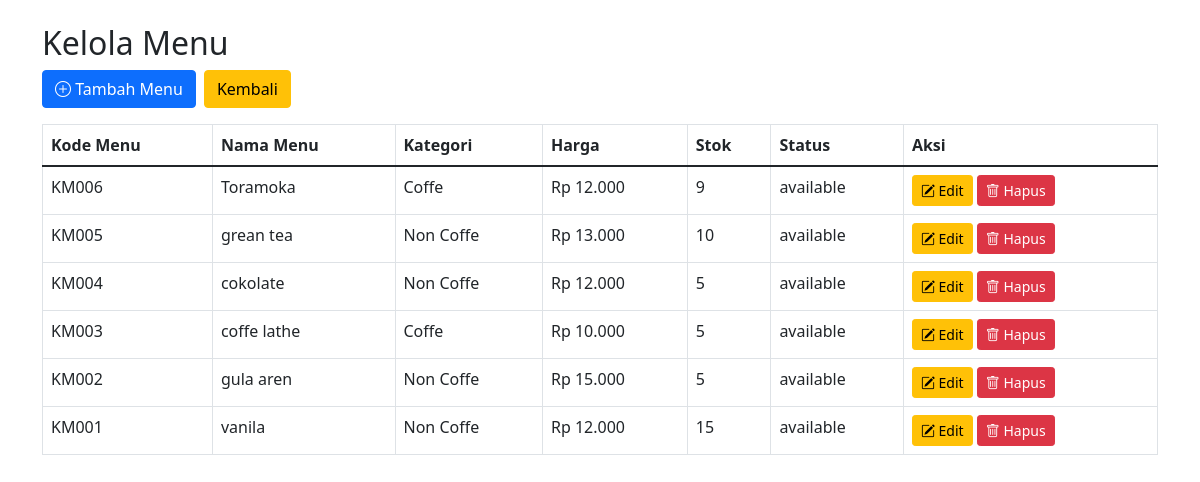
The page /admin0/manage_menu.php (signed in) on the database its author committed.
### tables this page shows
CREATE TABLE `menu` (
  `kode_menu` varchar(20) NOT NULL,
  `nama_menu` varchar(100) NOT NULL,
  `kategori` enum('Coffe','Non Coffe') NOT NULL,
  `harga` int NOT NULL,
  `status` enum('available','unavailable','discontinued') DEFAULT 'available',
  `created_at` timestamp NULL DEFAULT CURRENT_TIMESTAMP,
  `stok` int NOT NULL DEFAULT '0'
);

### admin0/menu.php (called while the page is built, shortened)
<?php
class Menu {
    private $conn;
    private $table_name = "menu";
    public function __construct($db) {
        $this->conn = $db;
    }
    public function read() {
        $query = "SELECT kode_menu, nama_menu, kategori, harga, status, stok, created_at
                FROM " . $this->table_name . " ORDER BY created_at DESC";
        $stmt = $this->conn->prepare($query);
        $stmt->execute();
        return $stmt;
    }
}

### admin0/manage_menu.php (the view, shortened to what this page needs)
<?php
require_once __DIR__ . '/menu.php';
$database = new Database();
$db = $database->getConnection();
$menu = new Menu($db);
$stmt = $menu->read();
?>
<!DOCTYPE html>
<html lang="id">
<head>
    <link href="https://cdn.jsdelivr.net/npm/bootstrap@5.1.3/dist/css/bootstrap.min.css" rel="stylesheet">
    <link href="https://cdn.jsdelivr.net/npm/bootstrap-icons@1.10.5/font/bootstrap-icons.css" rel="stylesheet">
</head>
<body>
    <div class="container mt-4">
        <h2>Kelola Menu</h2>
        <div class="mb-3 d-flex gap-2">
            <a href="tambah_menu.php" class="btn btn-primary">
                <i class="bi bi-plus-circle"></i> Tambah Menu
            </a>
            <a href="dashboard.php" class="btn btn-warning">
                Kembali
            </a>
        </div>
        <table class="table table-bordered">
            <thead>
                <tr>
                    <th>Kode Menu</th>
                    <th>Nama Menu</th>
                    <th>Kategori</th>
                    <th>Harga</th>
                    <th>Stok</th>
                    <th>Status</th>
                    <th>Aksi</th>
                </tr>
            </thead>
            <tbody>
                <?php while ($row = $stmt->fetch(PDO::FETCH_ASSOC)): ?>
                    <tr>
                        <td><?= htmlspecialchars($row['kode_menu']); ?></td>
                        <td><?= htmlspecialchars($row['nama_menu']); ?></td>
                        <td><?= htmlspecialchars($row['kategori']); ?></td>
                        <td>Rp <?= number_format($row['harga'], 0, ',', '.'); ?></td>
                        <td><?= isset($row['stok']) ? (int)$row['stok'] : 0; ?></td>
                        <td><?= htmlspecialchars($row['status']); ?></td>
                        <td>
                            <a href="edit_menu.php?kode_menu=<?= $row['kode_menu']; ?>" class="btn btn-sm btn-warning">
                                <i class="bi bi-pencil-square"></i> Edit
                            </a>
                            <a href="delete_menu.php?kode_menu=<?= $row['kode_menu']; ?>" class="btn btn-sm btn-danger" onclick="return confirm('Apakah Anda yakin ingin menghapus menu ini?');">
                                <i class="bi bi-trash"></i> Hapus
                            </a>
                        </td>
                    </tr>
                <?php endwhile; ?>
            </tbody>
        </table>
    </div>
</body>
</html>

### rows shown on the page
menu: kode_menu "KM006", nama_menu "Toramoka", kategori "Coffe", harga "12.000", stok "9", status "available"
menu: kode_menu "KM005", nama_menu "grean tea", kategori "Non Coffe", harga "13.000", stok "10", status "available"
menu: kode_menu "KM004", nama_menu "cokolate", kategori "Non Coffe", harga "12.000", stok "5", status "available"
menu: kode_menu "KM003", nama_menu "coffe lathe", kategori "Coffe", harga "10.000", stok "5", status "available"
menu: kode_menu "KM002", nama_menu "gula aren", kategori "Non Coffe", harga "15.000", stok "5", status "available"
menu: kode_menu "KM001", nama_menu "vanila", kategori "Non Coffe", harga "12.000", stok "15", status "available"
